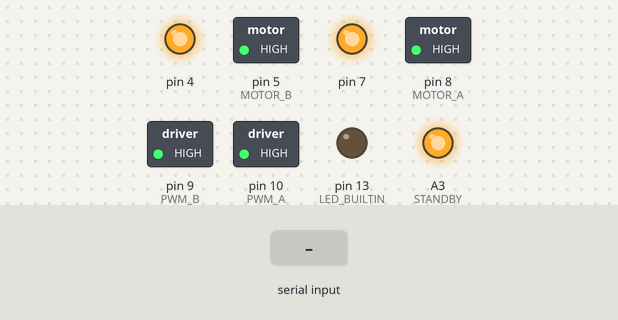
Simulated run of this sketch. Board: Arduino Uno, built with avr-gcc and run on an emulated ATmega328P. Parts: switched loads named in the sketch (green lamp = pin HIGH), output pins drawn as LEDs (lit = HIGH). The test bench sets the inputs (shaded band). What the sketch prints to the serial monitor is not drawn.

Above: at 1.2 s.
1.3 s: "<5>" received over Serial
At 2.5 s:
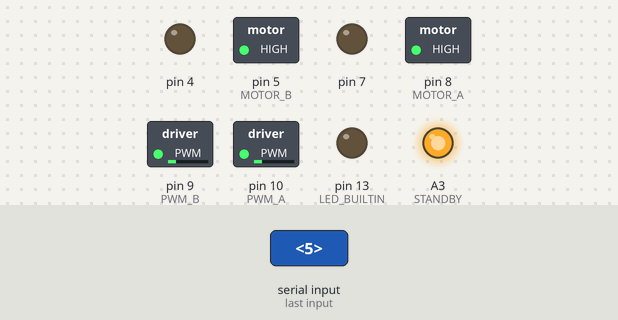
2.8 s: "<90,45,200>" received over Serial
At 3.9 s:
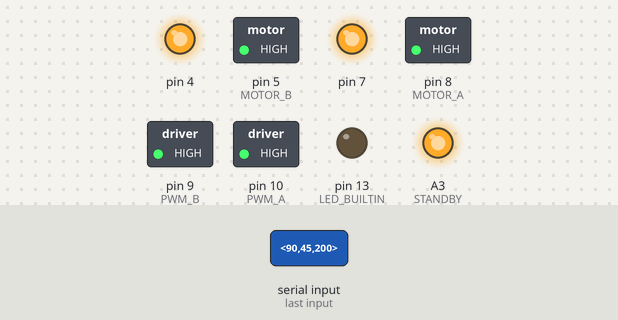
4.3 s: "<1,90>" received over Serial
At 4.9 s:
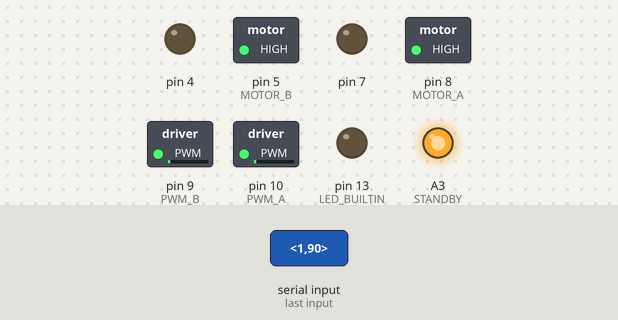
5.8 s: "<90,45>" received over Serial
At 6.1 s:
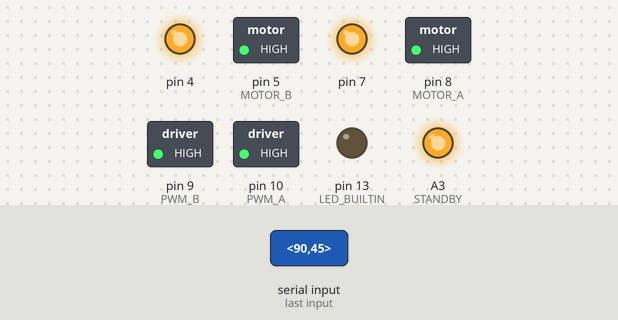
7.3 s: "<1,90,45>" received over Serial
At 8.5 s:
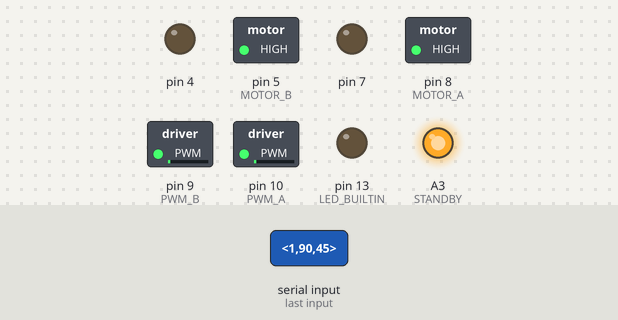
Timing chart, 0 to 9.8 s (numbered marks = the images above; inputs shaded):
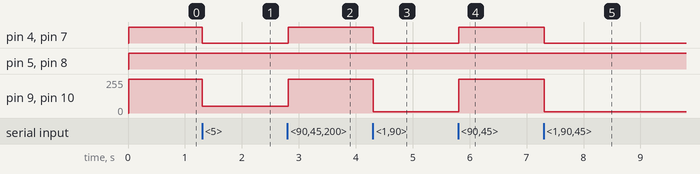

Measured:
- after the input at 1.3 s, pin 4, pin 7: HIGH → LOW at once; pin 9 (PWM_B), pin 10 (PWM_A): 255/255 → 50/255 at once
- after the input at 2.8 s, pin 4, pin 7: LOW → HIGH at once; pin 9 (PWM_B), pin 10 (PWM_A): 50/255 → 255/255 at once
- after the input at 4.3 s, pin 4, pin 7: HIGH → LOW at once; pin 9 (PWM_B), pin 10 (PWM_A): 255/255 → 10/255 at once
- after the input at 5.8 s, pin 4, pin 7: LOW → HIGH at once; pin 9 (PWM_B), pin 10 (PWM_A): 10/255 → 255/255 at once
- after the input at 7.3 s, pin 4, pin 7: HIGH → LOW at once; pin 9 (PWM_B), pin 10 (PWM_A): 255/255 → 10/255 at once

The sketch:

MotorControl.ino
```cpp
#include <SoftwareSerial.h>

//----- Serial Config -----//
const byte buffSize = 64;
char inputBuffer[buffSize];
const char startMarker = '<';
const char endMarker = '>';
byte bytesRecvd = 0;
boolean readInProgress = false;
boolean newDataFromPC = false;
char messageFromPC[buffSize] = {0};
//----- End of Serial Config -----//

int speed;
char ignore;

void forward(int pwm) {
  analogWrite(9, pwm);
  digitalWrite(5, HIGH);
  digitalWrite(4, LOW);

  analogWrite(10, pwm);
  digitalWrite(8, HIGH);
  digitalWrite(7, LOW);

}

void brake() {
  digitalWrite(9, HIGH);
  digitalWrite(5, HIGH);
  digitalWrite(4, HIGH);

  digitalWrite(10, HIGH);
  digitalWrite(8, HIGH);
  digitalWrite(7, HIGH);

}

void backward(int pwm) {
  analogWrite(9, pwm);
  digitalWrite(5, LOW);
  digitalWrite(4, HIGH);

  analogWrite(10, pwm);
  digitalWrite(8, LOW);
  digitalWrite(7, HIGH);
}

void getDataFromPC() {
  // receive data from PC and save it into inputBuffer
  if (Serial.available() > 0) {
    char x = Serial.read();
    // the order of these IF clauses is significant
    if (x == endMarker) {
      readInProgress = false;
      newDataFromPC = true;
      inputBuffer[bytesRecvd] = 0;
      parseData();
    }
    if (readInProgress) {
      inputBuffer[bytesRecvd] = x;
      bytesRecvd ++;
      if (bytesRecvd == buffSize) {
        bytesRecvd = buffSize - 1;
      }
    }
    if (x == startMarker) {
      bytesRecvd = 0;
      readInProgress = true;
    }
  }
}

void parseData() {
  char * strtokIndx; // this is used by strtok() as an index
  strtokIndx = strtok(inputBuffer, ",");
  speed = atof(strtokIndx);
  strtokIndx = strtok(NULL, ",");
  ignore = atof(strtokIndx);
}

void replyToPC() {
  if (newDataFromPC) {
    newDataFromPC = false;
    Serial.print("<speed: ");
    Serial.print(speed * 10);
    Serial.print(" ignore: ");
    Serial.print(ignore);
    Serial.println(">");
  }
}

void setup() {
  pinMode(A3, OUTPUT); // STANDBY
  digitalWrite(A3, LOW);

  pinMode(10, OUTPUT); // PWM A
  pinMode(8, OUTPUT); // MOTOR A
  pinMode(7, OUTPUT);

  pinMode(9, OUTPUT); // PWM B
  pinMode(5, OUTPUT);  // MOTOR B
  pinMode(4, OUTPUT);

  pinMode(LED_BUILTIN, OUTPUT);

  Serial.begin(9600);
  delay(10);
  speed = 0;
  Serial.println("<Arduino is ready>");

  digitalWrite(A3, HIGH);
}

// the loop function runs over and over again forever
void loop() {
  getDataFromPC();
  replyToPC();

  if (speed < 12 && speed > 0) {
        forward(speed*10);
  };

  if (speed > -12 && speed < 0) {
        backward(speed*10);
  };

  if (speed == 0 || speed > 12 || speed < -12) {
    brake();
  };

}
```
